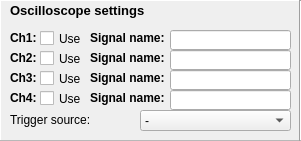
   <widget class="QFrame" name="frame_3">
    <property name="geometry">
     <rect>
      <x>430</x>
      <y>490</y>
      <width>301</width>
      <height>141</height>
     </rect>
    </property>
    <property name="frameShape">
     <enum>QFrame::StyledPanel</enum>
    </property>
    <property name="frameShadow">
     <enum>QFrame::Raised</enum>
    </property>
    <widget class="QLabel" name="label_6">
     <property name="geometry">
      <rect>
       <x>10</x>
       <y>0</y>
       <width>161</width>
       <height>21</height>
      </rect>
     </property>
     <property name="font">
      <font>
       <pointsize>10</pointsize>
       <weight>75</weight>
       <bold>true</bold>
      </font>
     </property>
     <property name="text">
      <string>Oscilloscope settings</string>
     </property>
     <property name="textFormat">
      <enum>Qt::AutoText</enum>
     </property>
     <property name="wordWrap">
      <bool>false</bool>
     </property>
    </widget>
    <widget class="QCheckBox" name="checkBox_is_use_chan_1">
     <property name="geometry">
      <rect>
       <x>40</x>
       <y>30</y>
       <width>81</width>
       <height>17</height>
      </rect>
     </property>
     <property name="text">
      <string>Use</string>
     </property>
    </widget>
    <widget class="QCheckBox" name="checkBox_is_use_chan_2">
     <property name="geometry">
      <rect>
       <x>40</x>
       <y>50</y>
       <width>81</width>
       <height>17</height>
      </rect>
     </property>
     <property name="text">
      <string>Use</string>
     </property>
    </widget>
    <widget class="QCheckBox" name="checkBox_is_use_chan_3">
     <property name="geometry">
      <rect>
       <x>40</x>
       <y>70</y>
       <width>81</width>
       <height>17</height>
      </rect>
     </property>
     <property name="text">
      <string>Use</string>
     </property>
    </widget>
    <widget class="QCheckBox" name="checkBox_is_use_chan_4">
     <property name="geometry">
      <rect>
       <x>40</x>
       <y>90</y>
       <width>81</width>
       <height>17</height>
      </rect>
     </property>
     <property name="text">
      <string>Use</string>
     </property>
    </widget>
    <widget class="Line" name="line_26">
     <property name="geometry">
      <rect>
       <x>-10</x>
       <y>0</y>
       <width>20</width>
       <height>141</height>
      </rect>
     </property>
     <property name="orientation">
      <enum>Qt::Vertical</enum>
     </property>
    </widget>
    <widget class="Line" name="line_19">
     <property name="geometry">
      <rect>
       <x>0</x>
       <y>-10</y>
       <width>301</width>
       <height>21</height>
      </rect>
     </property>
     <property name="orientation">
      <enum>Qt::Horizontal</enum>
     </property>
    </widget>
    <widget class="Line" name="line_27">
     <property name="geometry">
      <rect>
       <x>290</x>
       <y>0</y>
       <width>20</width>
       <height>141</height>
      </rect>
     </property>
     <property name="orientation">
      <enum>Qt::Vertical</enum>
     </property>
    </widget>
    <widget class="QLabel" name="label_26">
     <property name="geometry">
      <rect>
       <x>10</x>
       <y>30</y>
       <width>47</width>
       <height>16</height>
      </rect>
     </property>
     <property name="font">
      <font>
       <weight>75</weight>
       <bold>true</bold>
      </font>
     </property>
     <property name="text">
      <string>Ch1:</string>
     </property>
    </widget>
    <widget class="QLabel" name="label_27">
     <property name="geometry">
      <rect>
       <x>10</x>
       <y>50</y>
       <width>47</width>
       <height>16</height>
      </rect>
     </property>
     <property name="font">
      <font>
       <weight>75</weight>
       <bold>true</bold>
      </font>
     </property>
     <property name="text">
      <string>Ch2:</string>
     </property>
    </widget>
    <widget class="QLabel" name="label_28">
     <property name="geometry">
      <rect>
       <x>10</x>
       <y>70</y>
       <width>47</width>
       <height>16</height>
      </rect>
     </property>
     <property name="font">
      <font>
       <weight>75</weight>
       <bold>true</bold>
      </font>
     </property>
     <property name="text">
      <string>Ch3:</string>
     </property>
    </widget>
    <widget class="QLabel" name="label_29">
     <property name="geometry">
      <rect>
       <x>10</x>
       <y>90</y>
       <width>47</width>
       <height>16</height>
      </rect>
     </property>
     <property name="font">
      <font>
       <weight>75</weight>
       <bold>true</bold>
      </font>
     </property>
     <property name="text">
      <string>Ch4:</string>
     </property>
    </widget>
    <widget class="QLabel" name="label_30">
     <property name="geometry">
      <rect>
       <x>90</x>
       <y>30</y>
       <width>81</width>
       <height>16</height>
      </rect>
     </property>
     <property name="font">
      <font>
       <weight>75</weight>
       <bold>true</bold>
      </font>
     </property>
     <property name="text">
      <string>Signal name:</string>
     </property>
    </widget>
    <widget class="QLabel" name="label_31">
     <property name="geometry">
      <rect>
       <x>90</x>
       <y>50</y>
       <width>81</width>
       <height>16</height>
      </rect>
     </property>
     <property name="font">
      <font>
       <weight>75</weight>
       <bold>true</bold>
      </font>
     </property>
     <property name="text">
      <string>Signal name:</string>
     </property>
    </widget>
    <widget class="QLabel" name="label_32">
     <property name="geometry">
      <rect>
       <x>90</x>
       <y>70</y>
       <width>81</width>
       <height>16</height>
      </rect>
     </property>
     <property name="font">
      <font>
       <weight>75</weight>
       <bold>true</bold>
      </font>
     </property>
     <property name="text">
      <string>Signal name:</string>
     </property>
    </widget>
    <widget class="QLabel" name="label_33">
     <property name="geometry">
      <rect>
       <x>90</x>
       <y>90</y>
       <width>81</width>
       <height>16</height>
      </rect>
     </property>
     <property name="font">
      <font>
       <weight>75</weight>
       <bold>true</bold>
      </font>
     </property>
     <property name="text">
      <string>Signal name:</string>
     </property>
    </widget>
    <widget class="QLineEdit" name="line_chan_1_name">
     <property name="geometry">
      <rect>
       <x>170</x>
       <y>30</y>
       <width>121</width>
       <height>20</height>
      </rect>
     </property>
    </widget>
    <widget class="QLineEdit" name="line_chan_2_name">
     <property name="geometry">
      <rect>
       <x>170</x>
       <y>50</y>
       <width>121</width>
       <height>20</height>
      </rect>
     </property>
    </widget>
    <widget class="QLineEdit" name="line_chan_3_name">
     <property name="geometry">
      <rect>
       <x>170</x>
       <y>70</y>
       <width>121</width>
       <height>20</height>
      </rect>
     </property>
    </widget>
    <widget class="QLineEdit" name="line_chan_4_name">
     <property name="geometry">
      <rect>
       <x>170</x>
       <y>90</y>
       <width>121</width>
       <height>20</height>
      </rect>
     </property>
    </widget>
    <widget class="QLabel" name="label_34">
     <property name="geometry">
      <rect>
       <x>10</x>
       <y>110</y>
       <width>101</width>
       <height>20</height>
      </rect>
     </property>
     <property name="text">
      <string>Trigger source:</string>
     </property>
    </widget>
    <widget class="QComboBox" name="trigger_src_box">
     <property name="geometry">
      <rect>
       <x>140</x>
       <y>110</y>
       <width>151</width>
       <height>21</height>
      </rect>
     </property>
     <item>
      <property name="text">
       <string>-</string>
      </property>
     </item>
     <item>
      <property name="text">
       <string>Channel 1</string>
      </property>
     </item>
     <item>
      <property name="text">
       <string>Channel 2</string>
      </property>
     </item>
     <item>
      <property name="text">
       <string>Channel 3</string>
      </property>
     </item>
     <item>
      <property name="text">
       <string>Channel 4</string>
      </property>
     </item>
     <item>
      <property name="text">
       <string>Aux</string>
      </property>
     </item>
    </widget>
   </widget>
